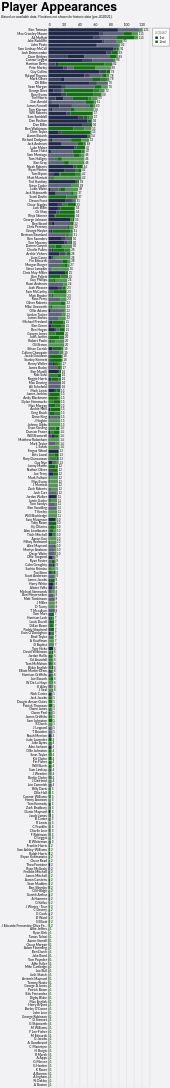

Here is the Vega-Lite specification saved for this chart:
### Vega-Lite specification from a JSON file in a GitHub repository (floating-point values rounded to 4 significant figures; data arrays with more than 128 entries replaced by an {"elided": "..."} marker saying what was removed)
{"config": {"axis": {"labelFont": "Lato, sans-serif", "titleFont": "PT Sans Narrow, Helvetica Neue, Helvetica, Arial, sans-serif", "labelFontSize": 13, "titleFontSize": 24, "gridColor": "#202947", "gridOpacity": 0.2}, "header": {"labelFont": "PT Sans Narrow, Helvetica Neue, Helvetica, Arial, sans-serif", "titleFont": "PT Sans Narrow, Helvetica Neue, Helvetica, Arial, sans-serif", "labelFontSize": 24, "titleFontSize": 28, "labelFontWeight": "bold", "orient": "left"}, "legend": {"labelFont": "Lato, sans-serif", "titleFont": "PT Sans Narrow, Helvetica Neue, Helvetica, Arial, sans-serif", "labelFontSize": 14, "titleFontSize": 16, "titlePadding": 5, "fillColor": "white", "strokeColor": "black", "padding": 10, "titleFontWeight": "lighter", "titleFontStyle": "italic", "titleColor": "gray", "offset": 10}, "title": {"font": "PT Sans Narrow, Helvetica Neue, Helvetica, Arial, sans-serif", "fontSize": 48, "fontWeight": "bold", "anchor": "start", "align": "center", "titlePadding": 20, "subtitlePadding": 10, "subtitleFontSize": 13, "subtitleColor": "", "subtitleFontStyle": "italic", "offset": 15, "color": "black"}, "axisX": {"labelAngle": 0}, "facet": {"title": null, "header": null, "align": {"row": "each", "column": "each"}}, "resolve": {"scale": {"y": "independent", "facet": "independent"}}, "background": "#f2f1f4"}, "layer": [{"mark": {"type": "bar"}, "encoding": {"color": {"field": "squad", "legend": {"orient": "right"}, "scale": {"domain": ["1st", "2nd"], "range": ["#202947", "#146f14"]}, "title": "Squad", "type": "nominal"}, "opacity": {"field": "start", "legend": null, "scale": {"domain": ["Start", "Bench", "Unknown"], "range": [1.0, 0.7, 0.4]}, "type": "nominal"}, "order": {"field": "squad", "sort": "ascending", "type": "quantitative"}, "tooltip": [{"field": "player", "title": "Player", "type": "nominal"}, {"field": "squad", "title": "Squad", "type": "nominal"}, {"aggregate": "sum", "field": "games", "title": "Games", "type": "quantitative"}, {"field": "start", "title": "Started?", "type": "nominal"}], "x": {"aggregate": "sum", "axis": {"orient": "top", "title": null}, "field": "games", "type": "quantitative"}, "y": {"field": "player", "sort": "-x", "title": null, "type": "nominal"}}, "title": {"text": "Player Appearances", "subtitle": "Based on available data. Positions not shown for historic data (pre-2020/21)."}}, {"mark": {"type": "text", "align": "left", "baseline": "middle", "dx": 3, "fontSize": 12}, "encoding": {"text": {"aggregate": "sum", "field": "games", "type": "quantitative"}, "x": {"aggregate": "sum", "field": "games", "type": "quantitative"}, "y": {"field": "player", "sort": "-x", "type": "nominal"}}}], "data": {"name": "data-10fcc7808b8ce77cb26f2289c7d3389b"}, "height": {"step": 15}, "width": 400, "$schema": "https://vega.github.io/schema/vega-lite/v5.20.1.json", "datasets": {"data-10fcc7808b8ce77cb26f2289c7d3389b": {"elided": "2018 records"}}}
